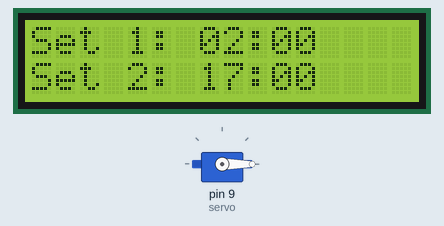
This sketch was run on a simulated Arduino Uno, built with avr-gcc and run on an emulated ATmega328P. On the bench: 16×2 character LCD, servo. The local clock reads 2024-03-15 10:24:30 at power-on unless the sketch sets it.

Above: at 0.1 s.
At 2.2 s:
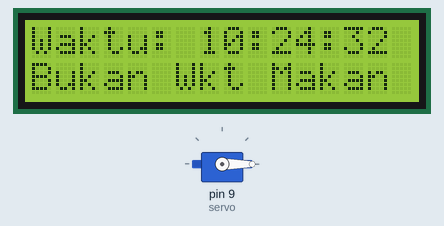
At 11.1 s:
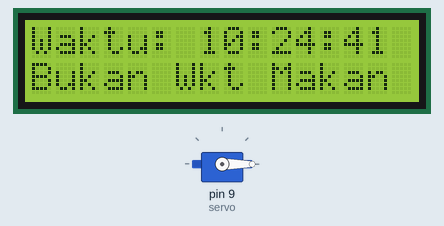
At 20.1 s:
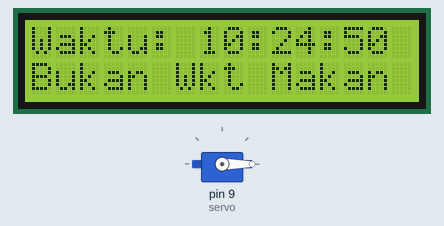
At 29.1 s:
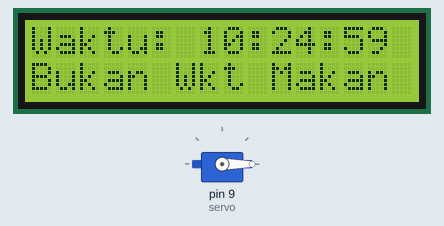
At 38.1 s:
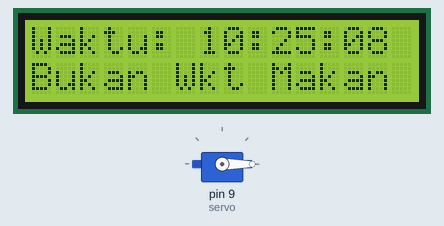

The sketch:

auto_feeder.ino
```cpp
#include <Wire.h>
#include <LiquidCrystal_I2C.h>
#include <RTClib.h>
#include <Servo.h>

LiquidCrystal_I2C lcd(0x27, 16, 2);  // Alamat I2C dan ukuran LCD
RTC_DS3231 rtc;  // Objek RTC
Servo servo;     // Objek servo

// Waktu makan (jam dan menit)
const int pagiJam = 18;
const int pagiMenit = 12;
const int soreJam = 17;
const int soreMenit = 0;

// Status sudah memberi makan
bool sudahMakanPagi = false;
bool sudahMakanSore = false;

void setup() {
  lcd.begin(16, 2);
  lcd.backlight();
  servo.attach(9);  // Sambungkan ke pin 9 Arduino

  if (!rtc.begin()) {
    lcd.print("RTC Error");
    while (1);
  }

  // Atur posisi awal servo
  servo.write(0);

  // // UNCOMMENT sekali saja untuk atur waktu, lalu KOMENTAR lagi
  // rtc.adjust(DateTime(2025, 5, 29, 8, 0, 0));  // Tahun, bulan, tanggal, jam, menit, detik

  lcd.setCursor(0, 0);
  lcd.print("Set 1: 02:00");
  lcd.setCursor(0, 1);
  lcd.print("Set 2: 17:00");
  delay(2000);
  lcd.clear();
}

void loop() {
  static int lastSecond = -1;
  DateTime now = rtc.now();

  if (now.second() != lastSecond) {
    lastSecond = now.second();

    // Tampilkan waktu
    lcd.setCursor(0, 0);
    char buf[16];
    sprintf(buf, "Waktu: %02d:%02d:%02d", now.hour(), now.minute(), now.second());
    lcd.print(buf);

    // Reset status harian saat tengah malam
    if (now.hour() == 0 && now.minute() == 0 && now.second() == 0) {
      sudahMakanPagi = false;
      sudahMakanSore = false;
    }

    // Pemberian makan pagi
    if (now.hour() == pagiJam && now.minute() >= pagiMenit && now.minute() <= pagiMenit + 1 && !sudahMakanPagi) {
      lcd.setCursor(0, 1);
      lcd.print("Makan Pagi!     ");
      beriMakan();
      sudahMakanPagi = true;
    }
    // Pemberian makan sore
    else if (now.hour() == soreJam && now.minute() >= soreMenit && now.minute() <= soreMenit + 1 && !sudahMakanSore) {
      lcd.setCursor(0, 1);
      lcd.print("Makan Sore!     ");
      beriMakan();
      sudahMakanSore = true;
    }
    else {
      lcd.setCursor(0, 1);
      lcd.print("Bukan Wkt Makan ");
    }
  }
}

// Fungsi untuk memberi makan (servo bergerak)
void beriMakan() {
  servo.write(90);  // Gerakkan servo ke 90 derajat
  delay(1000);      // Tunggu 1 detik
  servo.write(0);   // Kembali ke posisi awal
}
```

Measured:
- what the display in image 1 shows lasts 0.9 s, from 2.1 s to 3.0 s
- what the display in image 2 shows lasts 1.0 s, from 11.0 s to 12.0 s
